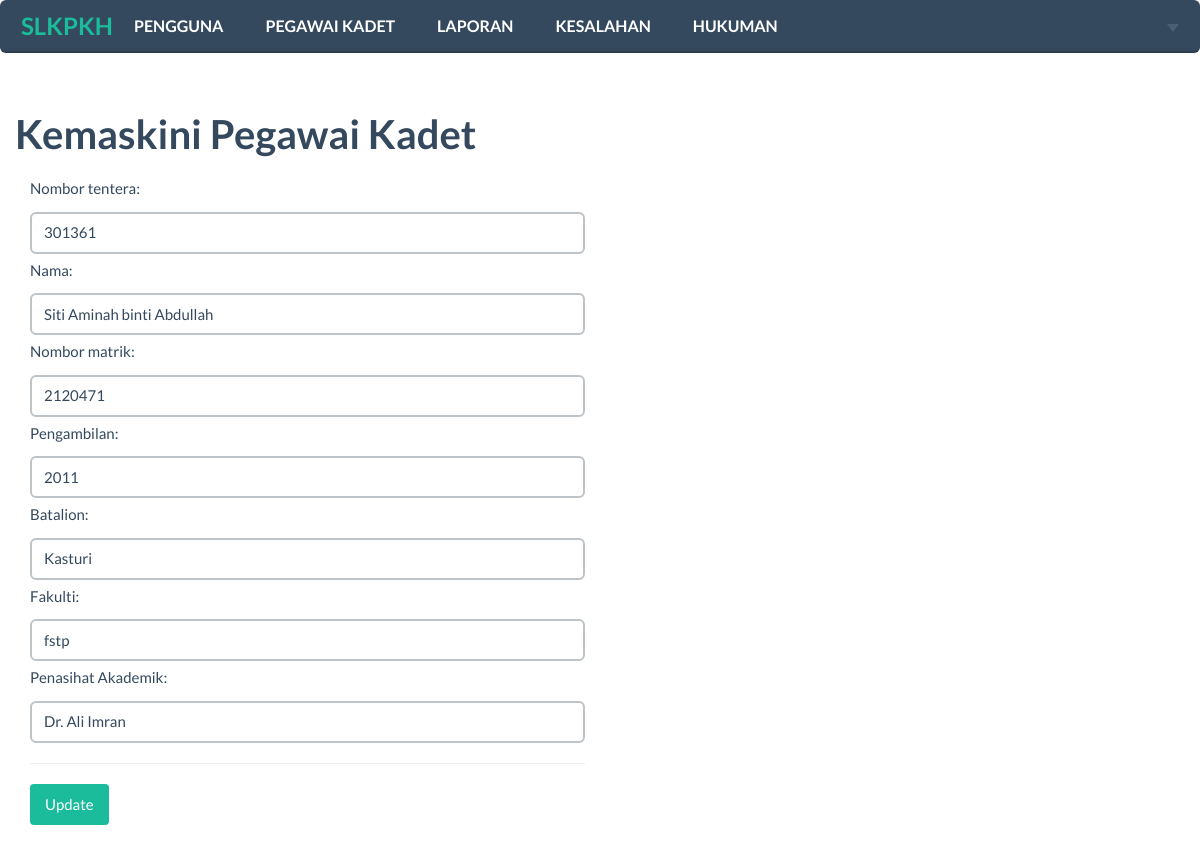
The page /panel/admin/kadet_edit.php?id=1 on the database its author committed.
### tables this page shows
CREATE TABLE `pkdt` (
  `id` int(11) NOT NULL AUTO_INCREMENT,
  `no_matrik` varchar(10) NOT NULL,
  `nama` varchar(100) NOT NULL,
  `no_tentera` varchar(10) NOT NULL,
  `pengambilan` int(10) NOT NULL,
  `batalion` varchar(10) NOT NULL,
  `fakulti` varchar(10) NOT NULL,
  `penyelia_akademik` varchar(50) NOT NULL,
  PRIMARY KEY (`id`),
  UNIQUE KEY `no_matrik` (`no_matrik`),
  UNIQUE KEY `id` (`id`)
);

### panel/admin/kadet_edit.php (the view, shortened to what this page needs)
<?php
$connection = mysqli_connect(DB_HOST,DB_USERNAME,DB_PASSWORD,DB_NAME);
  $id = $_GET['id'];
  $View_query = "SELECT * FROM `pkdt` where `id` = '$id'";
  $ViewRS = $connection->query($View_query);
  $row = mysqli_fetch_assoc($ViewRS);
?>
<!DOCTYPE html>
<html>
<head>
    <link href="../../css/vendor/bootstrap.min.css" rel="stylesheet">
    <link href="../../css/flat-ui.min.css" rel="stylesheet">
    <link href="../../css/custom.css" rel="stylesheet">
</head>
<body>
<?php include('navbar-admin.php'); ?>
 <div class="container">
        <div class="row">
        <h3>Kemaskini Pegawai Kadet</h3>
        </div>
        <div class="row">
          <form method="post">
            <div class="col-xs-12 col-md-6">
          <div class="form-group">
            <label for="noid">Nombor tentera:</label>
            <input type="text" name="noid" value="<?php echo $row['no_tentera'];?>" placeholder="Nombor tentera" class="form-control" />
            <label for="nama">Nama:</label>
            <input type="text" name="nama" value="<?php echo $row['nama'];?>" placeholder="Nama" class="form-control" />
            <label for="nomatrik">Nombor matrik:</label>
            <input type="text" name="nomatrik" value="<?php echo $row['no_matrik'];?>" placeholder="Nombor matrik" class="form-control" />
           <label for="pengambilan">Pengambilan:</label>
            <input type="text" name="pengambilan" value="<?php echo $row['pengambilan'];?>" placeholder="Pengambilan" class="form-control" />
            <label for="pa">Batalion:</label>
            <input type="text" name="batalion" value="<?php echo $row['batalion'];?>" placeholder="Batalion" class="form-control" />
            <label for="pa">Fakulti:</label>
            <input type="text" name="fakulti" value="<?php echo $row['fakulti'];?>" placeholder="Fakulti" class="form-control" />
            <label for="pa">Penasihat Akademik:</label>
            <input type="text" name="pa" value="<?php echo $row['penyelia_akademik'];?>" placeholder="Penasihat akademik" class="form-control" />
            <hr>
            <input type="submit" name="submit" value="Update" class="btn btn-primary">
          </div>
        </div>
          </form>
        </div>
      </div>
</body>
</html>

### rows shown on the page
pkdt: noid "301361", nama "Siti Aminah binti Abdullah", nomatrik "2120471", pengambilan "2011", batalion "Kasturi", fakulti "fstp", pa "Dr. Ali Imran"
